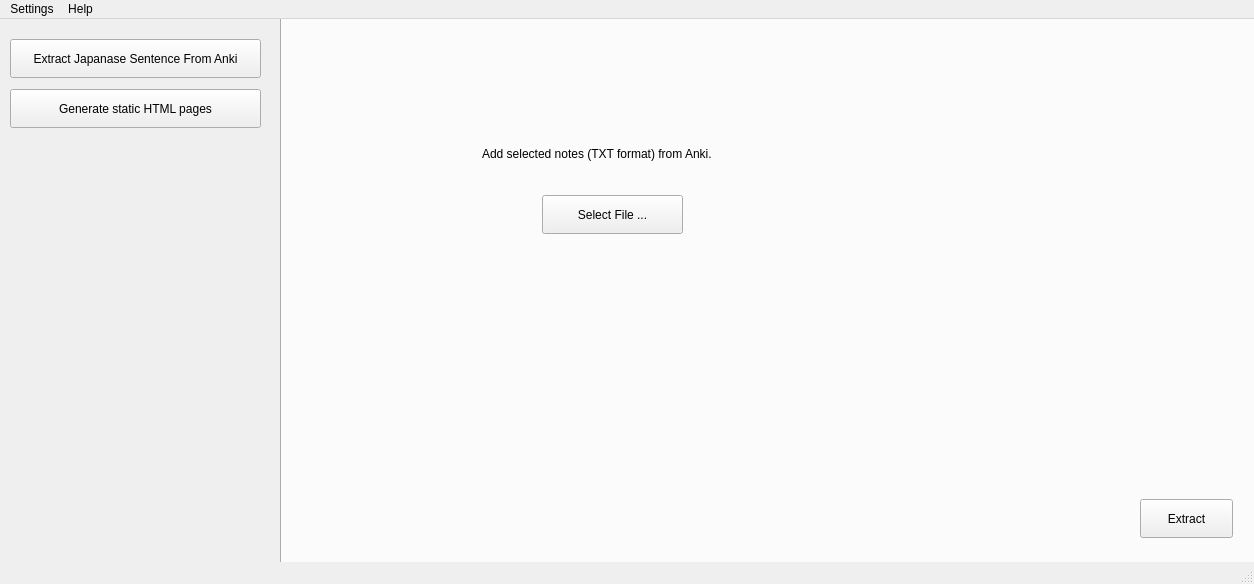
<?xml version="1.0" encoding="UTF-8"?>
<ui version="4.0">
 <class>MainWindow</class>
 <widget class="QMainWindow" name="MainWindow">
  <property name="geometry">
   <rect>
    <x>0</x>
    <y>0</y>
    <width>1254</width>
    <height>584</height>
   </rect>
  </property>
  <property name="windowTitle">
   <string>matsuba</string>
  </property>
  <widget class="QWidget" name="centralwidget">
   <widget class="QTabWidget" name="tabWidget">
    <property name="geometry">
     <rect>
      <x>280</x>
      <y>-50</y>
      <width>981</width>
      <height>611</height>
     </rect>
    </property>
    <property name="currentIndex">
     <number>0</number>
    </property>
    <widget class="QWidget" name="tab">
     <attribute name="title">
      <string>Tab 1</string>
     </attribute>
     <widget class="QPushButton" name="pushButton_3">
      <property name="geometry">
       <rect>
        <x>260</x>
        <y>200</y>
        <width>141</width>
        <height>39</height>
       </rect>
      </property>
      <property name="text">
       <string>Select File ...</string>
      </property>
     </widget>
     <widget class="QLabel" name="label">
      <property name="geometry">
       <rect>
        <x>200</x>
        <y>150</y>
        <width>271</width>
        <height>17</height>
       </rect>
      </property>
      <property name="text">
       <string>Add selected notes (TXT format) from Anki.</string>
      </property>
     </widget>
    </widget>
    <widget class="QWidget" name="tab_2">
     <attribute name="title">
      <string>Tab 2</string>
     </attribute>
     <widget class="QPlainTextEdit" name="plainTextEdit">
      <property name="geometry">
       <rect>
        <x>50</x>
        <y>80</y>
        <width>261</width>
        <height>261</height>
       </rect>
      </property>
     </widget>
    </widget>
   </widget>
   <widget class="QPushButton" name="btnMenuExtract">
    <property name="geometry">
     <rect>
      <x>10</x>
      <y>20</y>
      <width>251</width>
      <height>39</height>
     </rect>
    </property>
    <property name="text">
     <string>Extract Japanase Sentence From Anki</string>
    </property>
   </widget>
   <widget class="QPushButton" name="btnMenuGenerate">
    <property name="geometry">
     <rect>
      <x>10</x>
      <y>70</y>
      <width>251</width>
      <height>39</height>
     </rect>
    </property>
    <property name="text">
     <string>Generate static HTML pages</string>
    </property>
   </widget>
   <widget class="QPushButton" name="pushButton_4">
    <property name="geometry">
     <rect>
      <x>1140</x>
      <y>480</y>
      <width>93</width>
      <height>39</height>
     </rect>
    </property>
    <property name="text">
     <string>Extract</string>
    </property>
   </widget>
  </widget>
  <widget class="QMenuBar" name="menubar">
   <property name="geometry">
    <rect>
     <x>0</x>
     <y>0</y>
     <width>1254</width>
     <height>29</height>
    </rect>
   </property>
   <widget class="QMenu" name="menuSettings">
    <property name="title">
     <string>Settings</string>
    </property>
    <addaction name="separator"/>
    <addaction name="actionConfigure_Anki_Separation_Space"/>
    <addaction name="actionConfigure_HTML_Template"/>
   </widget>
   <widget class="QMenu" name="menuAbout">
    <property name="title">
     <string>Help</string>
    </property>
    <addaction name="actionHow_to_Use"/>
    <addaction name="actionAbout"/>
   </widget>
   <addaction name="menuSettings"/>
   <addaction name="menuAbout"/>
  </widget>
  <widget class="QStatusBar" name="statusbar"/>
  <action name="actionConfigure_Anki_Separation_Space">
   <property name="text">
    <string>Configure Anki Separation Space</string>
   </property>
  </action>
  <action name="actionConfigure_HTML_Template">
   <property name="text">
    <string>Configure HTML Template</string>
   </property>
  </action>
  <action name="actionHow_to_Use">
   <property name="text">
    <string>How to Use?</string>
   </property>
  </action>
  <action name="actionAbout">
   <property name="text">
    <string>About</string>
   </property>
  </action>
 </widget>
 <resources/>
 <connections/>
</ui>
